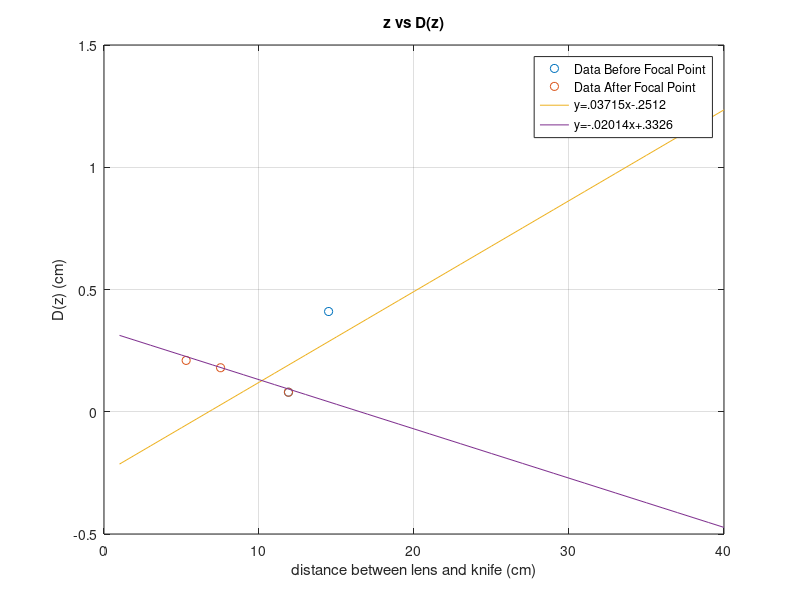

Reproduce this figure in MATLAB.
%
%Beam Waist Fitting
%

%All of the data
z=[38.05, 14.49, 11.9, 7.52, 5.3];
d=[1.15, .41, .08, .18, .21];

%data before focal point including 11.9
z1= [38.05, 14.49, 11.9];
d1= [1.15, .41, .08];

%data affter focal point including 11.9
z2=[11.9, 7.52, 5.3];
d2=[.08, .18,.21];


%fit lines
    %first fit line
x1=[];
y1=[];
    %second fit line
x2=[];
y2=[];

for i = 1:40
    x1(i)=i;
    y1(i)=x1(i)*.03715-.2512;
    x2(i)=i;
    y2(i)=x2(i)*-.02014+.3326;
end


figure;
plot(z1,d1,'o'); hold on;
plot(z2, d2, 'o'); hold on;
plot(x1,y1); hold on;
plot(x2,y2);
legend("Data Before Focal Point", "Data After Focal Point", "y=.03715x-.2512", "y=-.02014x+.3326");
grid on;
title("z vs D(z)");
xlabel("distance between lens and knife (cm)");
ylabel("D(z) (cm)");